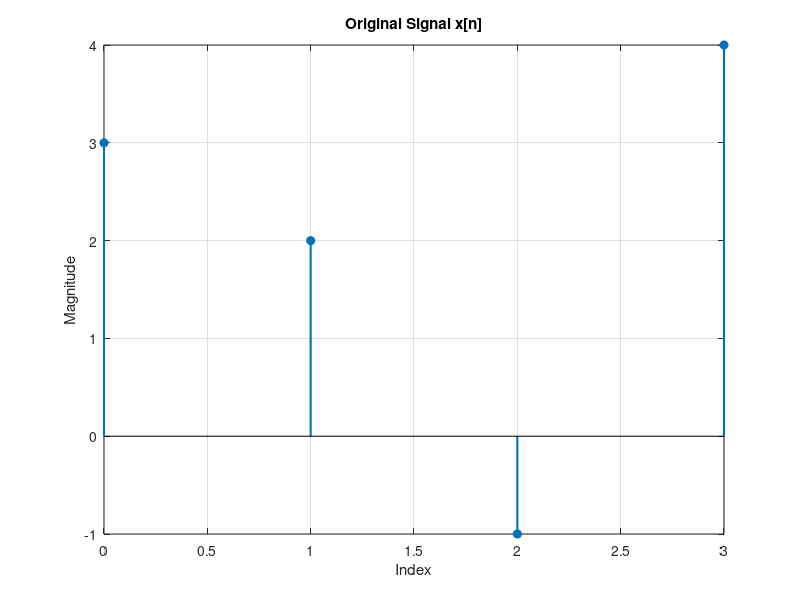
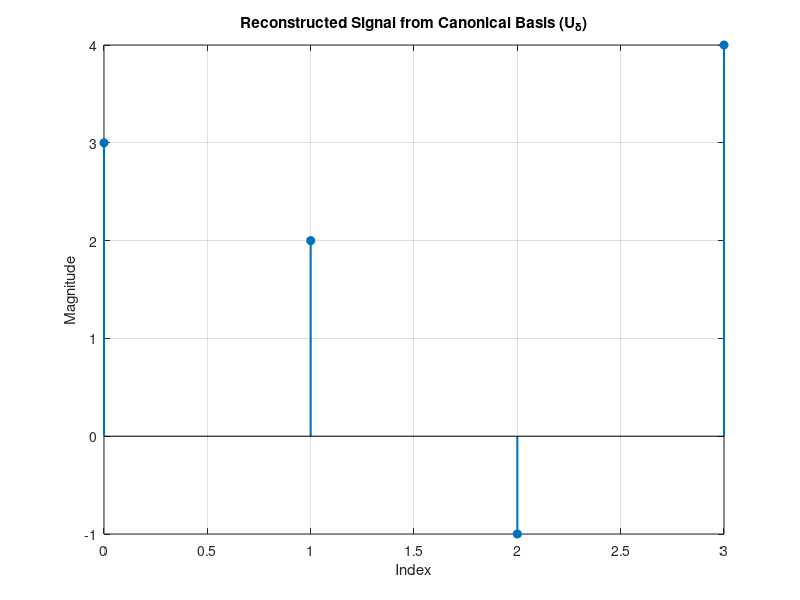
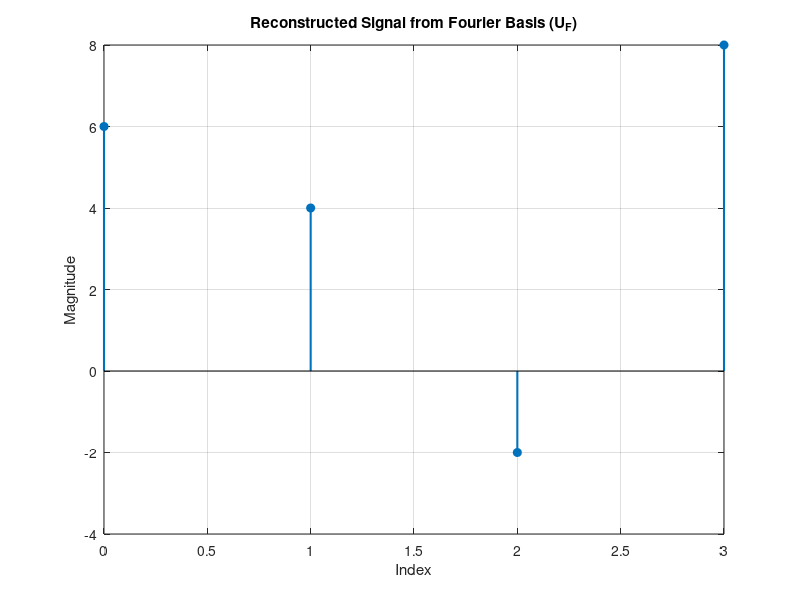
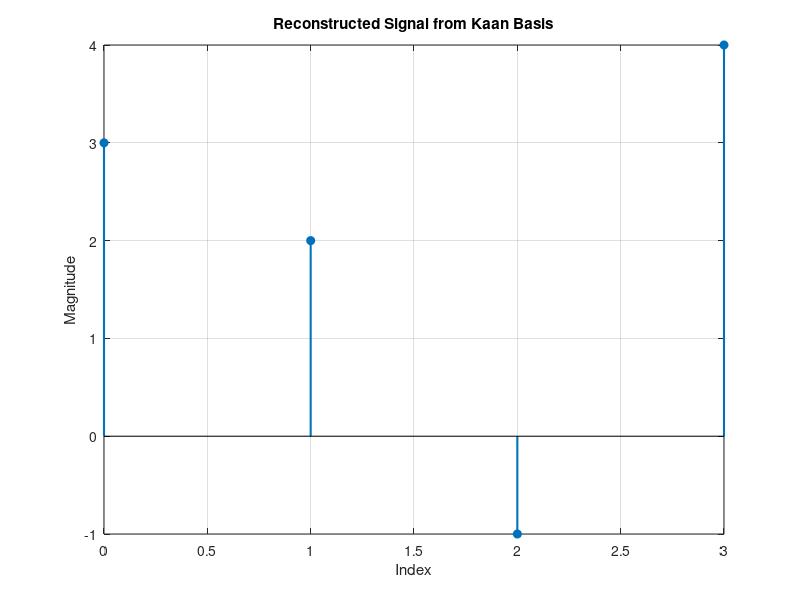

Write the MATLAB code that produced these figures, in order.
clc;
close all;
clear;
format compact;

x = [3, 2, -1, 4]; % x[n] = 3δ[n] + 2δ[n - 1] - δ[n - 2] + 4δ[n - 3]

N = length(x);
U_delta = eye(N);

% Fourier Basis
n = 0:N-1;
UF = zeros(N);
for k = 0:N-1
    for m = 0:N-1
        UF(k+1, m+1) = exp(1i * (2 * pi / N) * k * m);
    end
end

% Kaan basis
U_kaan = [1, 0, 0, 0; 
          0, 1/sqrt(2), 1/sqrt(2), 0; 
          0, 0, 0, 1; 
          0, 1/sqrt(2), -1/sqrt(2), 0];

% projections 
c_delta = U_delta' * x'; % Projection onto canonical basis
c_F = UF' * x';          % Projection onto Fourier basis
c_new = U_kaan' * x';    % Projection onto the coolest basis

UF = (1/sqrt(N)) * UF;

testMatrix = UF * conj(UF');
testMatrix2 = U_delta * conj(U_delta');
testMatrix3 = U_kaan* conj(U_kaan');

sum(testMatrix(:)) % good if ~4
sum(testMatrix2(:)) % good if ~4
sum(testMatrix3(:)) % good if ~4

% Reconstruct the signal from each basis
x_reconstructed_delta = U_delta * c_delta;
x_reconstructed_F = UF * c_F;
x_new = U_kaan * c_new;

% Plot the original signal
figure;
stem(0:N-1, x, 'filled', 'LineWidth', 1.5);
title('Original Signal x[n]');
xlabel('Index');
ylabel('Magnitude');
grid on;

% Plot reconstructed signal from Canonical Basis
figure;
stem(0:N-1, (x_reconstructed_delta), 'filled', 'LineWidth', 1.5);
title('Reconstructed Signal from Canonical Basis (U_{\delta})');
xlabel('Index');
ylabel('Magnitude');
grid on;

% Plot reconstructed signal from Fourier Basis
figure;
stem(0:N-1, (x_reconstructed_F), 'filled', 'LineWidth', 1.5);
title('Reconstructed Signal from Fourier Basis (U_F)');
xlabel('Index');
ylabel('Magnitude');
grid on;

% Plot reconstructed signal from Kaan Basis
figure;
stem(0:N-1, (x_new), 'filled', 'LineWidth', 1.5);
title('Reconstructed Signal from Kaan Basis');
xlabel('Index');
ylabel('Magnitude');
grid on;


% Display the results
disp('Projection Coefficients on the Canonical Basis:');
disp(c_delta);
disp('Projection Coefficients on the Fourier Basis:');
disp(c_F);
disp('Projection Coefficients on the Kaan Basis:');
disp(c_new);
disp('Reconstructed Signal using Canonical Basis:');
disp(x_reconstructed_delta);
disp('Reconstructed Signal using Fourier Basis:');
disp(x_reconstructed_F);
disp('Reconstructed Signal using Kaan Basis:');
disp(x_new);
